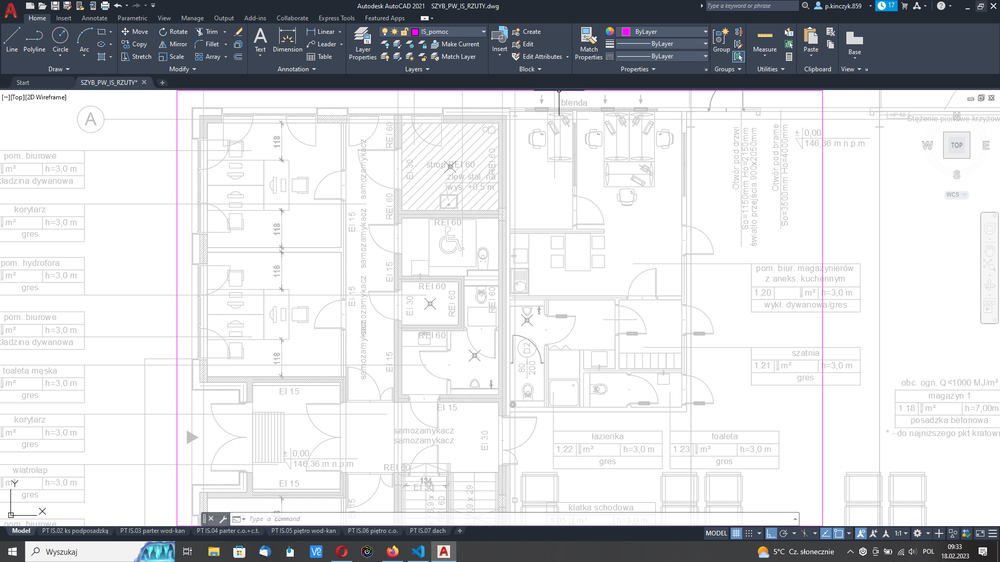
#> input picture Automated_Boring_Tasks_With_Python/PyAutoGUI & OpenCV/OpenCV course/Screen.PNG, 1000 x 562 px, shrunk from 1920 x 1080 before the run, found by its file name; the run also reads 1 picture not shown here
$ python '3.0 recognize object&rec grouping.py'
#> lines starting #> are read from the running program, lines starting #| are printed output that depends on the picture; after the words box and inside, x2 and y2 are one past the last pixel; in counts of white or black regions, pixels touching at a corner belong together
# Import
import pyautogui
import time
import cv2 as cv
import os
import numpy as np

os.chdir(os.path.dirname(os.path.abspath(__file__)))

# Opencv
wc_image = cv.imread("PrzechwytywanieA.png", cv.IMREAD_UNCHANGED)
screen_image = cv.imread("Screen.png", cv.IMREAD_UNCHANGED)
#> screen_image is the input picture: shape (562, 1000, 4); mean B, G, R, A 211.5, 208.6, 207.4, 255

wc_w = wc_image.shape[1]
#> wc_w = 19
wc_h = wc_image.shape[0]
#> wc_h = 22
screen_image_w =screen_image.shape[1]
#> screen_image_w = 1000
screen_image_h = screen_image.shape[0]
#> screen_image_h = 562

results = cv.matchTemplate(screen_image, wc_image, cv.TM_CCOEFF_NORMED)
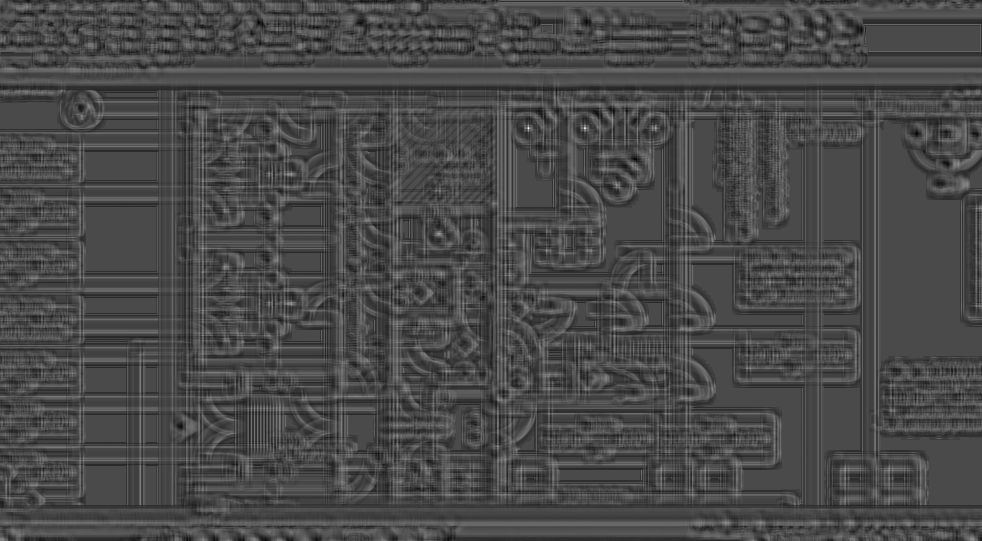
#> results: shape (541, 982) float32; min -0.378, max 0.923, mean -0.00169; drawn with min black and max white
print(results)
#> (printed output is left out)

cv.imshow("Results", results)
# cv.waitKey()

## 2.0 Recognize all images
threshold = 0.7
locations = np.where(results >= threshold)
#> locations = ([127, 128, 128, 128], [528, 528, 584, 585])
print(locations)
#| (array([127, 128, 128, 128]), array([528, 528, 584, 585]))

# Zip pictures
locations = list(zip(*locations[::-1]))
#> locations = [(528, 127), (528, 128), (584, 128), (585, 128)]
print(locations)
#| [(528, 127), (528, 128), (584, 128), (585, 128)]

rectangles = []
for loc in locations:
    rect = [int(loc[0]), int(loc[1]), wc_w, wc_h]
    rectangles.append(rect)
#> this loop made 4 passes
#> rect on passes 1 to 4: [528, 127, 19, 22], [528, 128, 19, 22], [584, 128, 19, 22], [585, 128, 19, 22]
#> after the loop, rectangles = [[528, 127, 19, 22], [528, 128, 19, 22], [584, 128, 19, 22], [585, 128, 19, 22]]
print(rectangles)
#| [[528, 127, 19, 22], [528, 128, 19, 22], [584, 128, 19, 22], [585, 128, 19, 22]]
# Draw on screen

if len(rectangles):
    print("Found")


    line_color = (0,255,0)
    line_type = cv.LINE_4

    for (x, y, w, h) in rectangles:
        top_left = (x,y)
        bottom_right = (x+w, y+h)

        cv.rectangle(screen_image, top_left, bottom_right, line_color, line_type)
#> this loop made 4 passes
#> (x, y, bottom_right) on passes 1 to 4: (528, 127, (547, 149)), (528, 128, (547, 150)), (584, 128, (603, 150)), (585, 128, (604, 150))
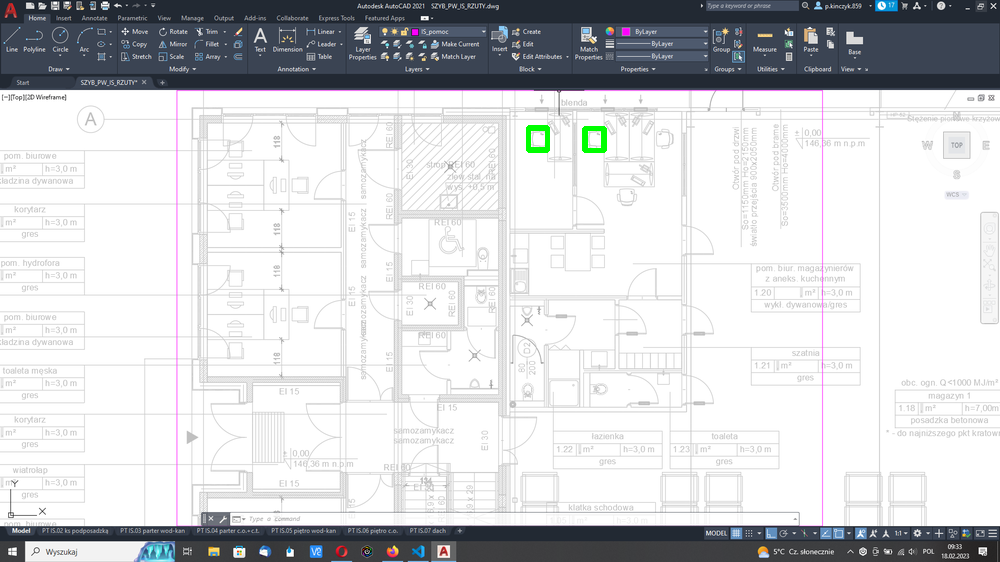
#> screen_image: shape (562, 1000, 4); 0.16% of pixels changed, all inside (x1, y1, x2, y2) = (526, 125, 607, 153)

    cv.imshow("Match", screen_image)
    cv.waitKey()

else:
    print("Not")
